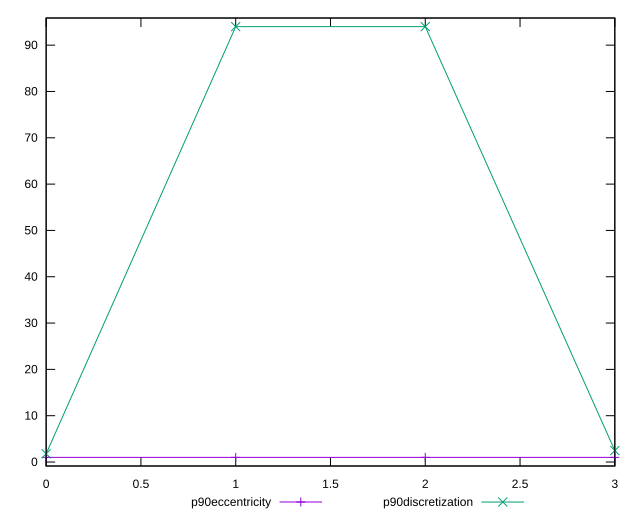

Recreate this plot in gnuplot.
reset

$p90Eccentricity <<EOF
0 1.0000000000000007
1 1
2 1
3 0.9999999999999984
EOF

$p90Discretization <<EOF
0 1.7735849056603774
1 94
2 94
3 2.473684210526316
EOF

set key outside below
set xrange [0:3]
set yrange [-0.8600000000000017:95.86]
set trange [-0.8600000000000017:95.86]
set terminal svg size 640, 520 enhanced background rgb 'white'
set output "reports/report_00031_2021-02-24T23-18-18.084Z/estimated-input-latency/progression/eccentricity.svg"

plot $p90Eccentricity title "p90eccentricity" with linespoints, \
     $p90Discretization title "p90discretization" with linespoints

reset
